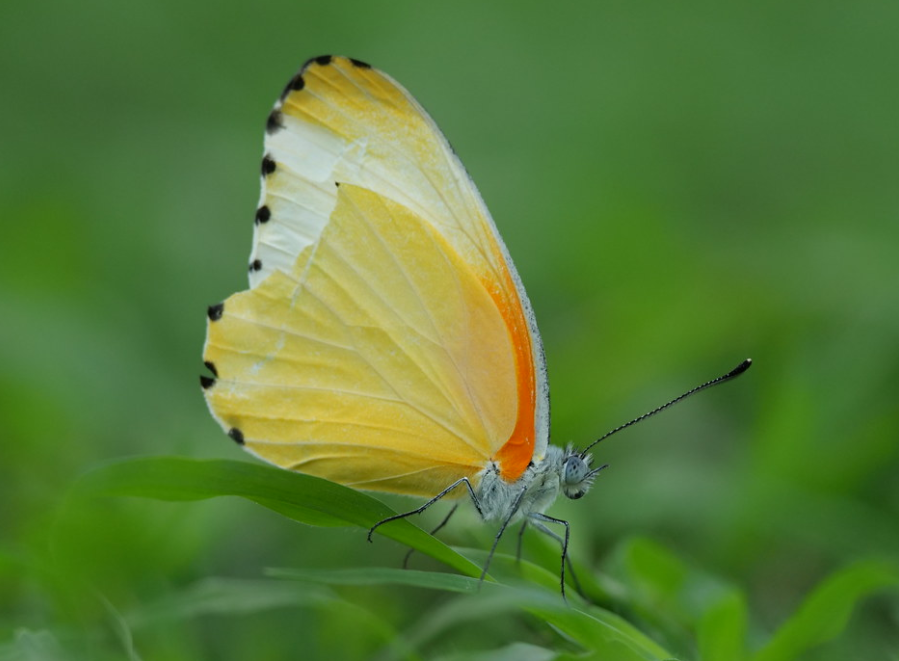
#> input picture sample.png, 899 x 661 px
$ jupyter execute changecolor.ipynb
#> lines starting #> are read from the running program, lines starting #| are printed output that depends on the picture; after the words box and inside, x2 and y2 are one past the last pixel; in counts of white or black regions, pixels touching at a corner belong together
[cell 1]
import numpy as np
import cv2
import matplotlib.pyplot as plt

img2 = cv2.imread('sample.png')
#> img2 is the input picture: shape (661, 899, 3); mean B, G, R 56, 123.8, 88.3
img_hsv=cv2.cvtColor(img2, cv2.COLOR_BGR2HSV)
#> img_hsv: shape (661, 899, 3); mean H, S, V 48.2, 145, 125.8

[cell 2]
# lower mask (0-10)
lower_red = np.array([50,50,0])
upper_red = np.array([255,255,50])
mask0 = cv2.inRange(img_hsv, lower_red, upper_red)
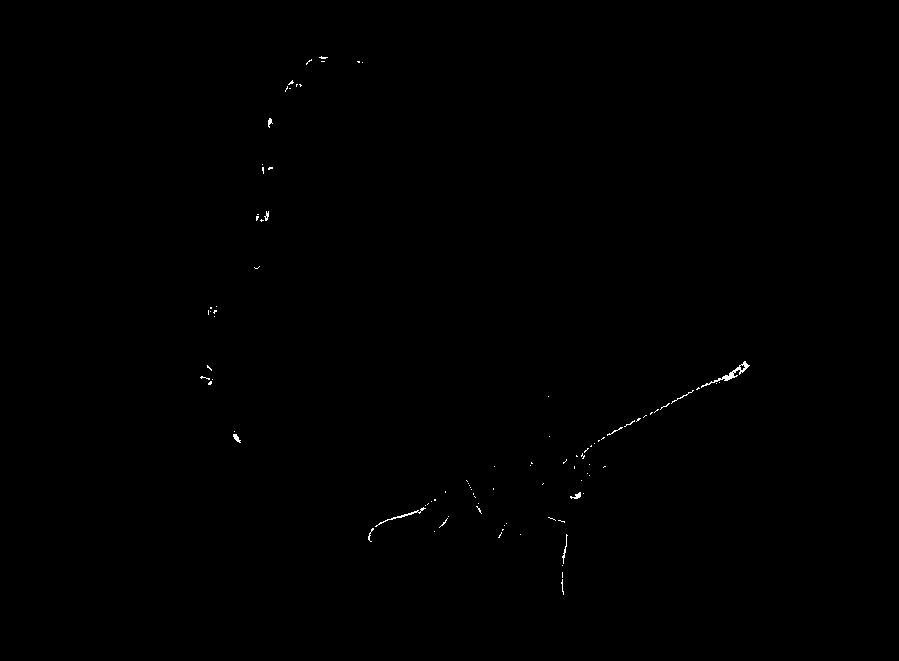
#> mask0: shape (661, 899); 0.16% white in thin lines or dots, all inside (x1, y1, x2, y2) = (200, 56, 750, 595)

# upper mask (170-180)
lower_red = np.array([50,50,50])
upper_red = np.array([255,255,180])
mask1 = cv2.inRange(img_hsv, lower_red, upper_red)
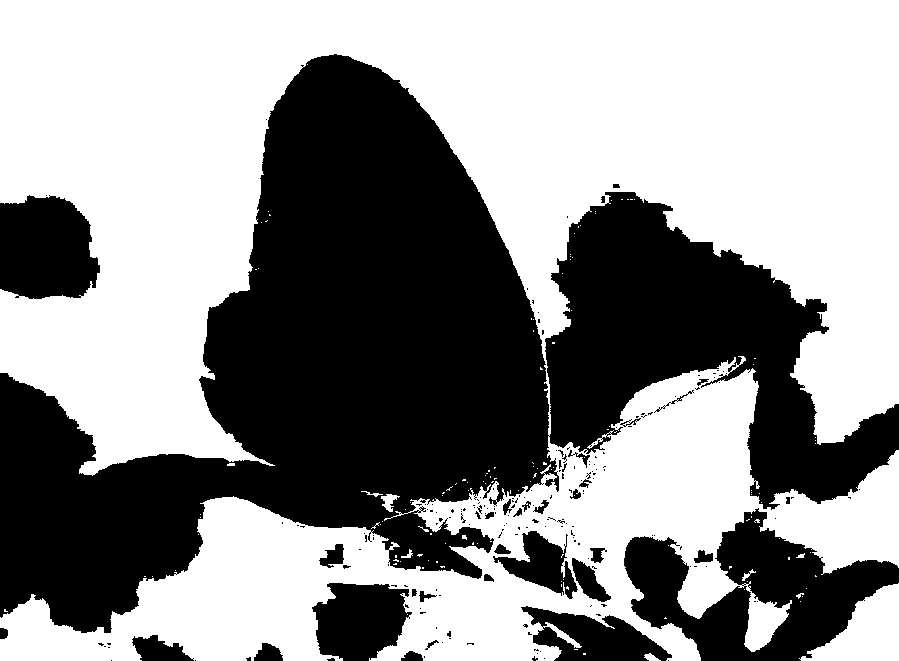
#> mask1: shape (661, 899); 57.2% white; 199 black regions (165 under 20 px), largest, box (x1, y1, x2, y2) and area: (0, 54, 899, 633) 207728, (624, 508, 899, 661) 20074, (0, 195, 100, 299) 8616

# join my masks
mask = mask0+mask1

output_img = img2.copy()
output_img[np.where(mask!=0)] = [125, 50, 50]
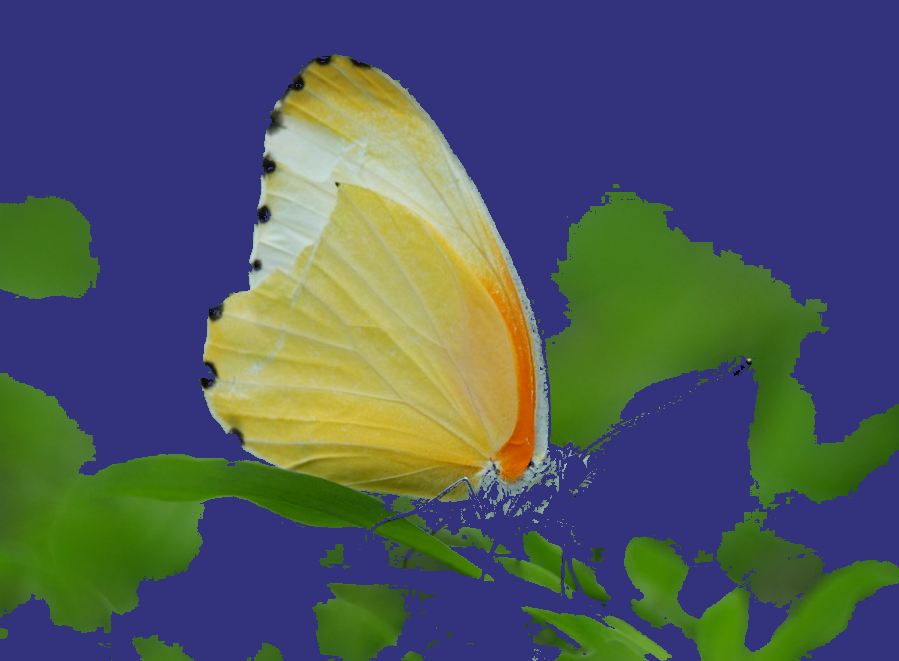
#> output_img: shape (661, 899, 3); mean B, G, R 95.3, 87.8, 77.3


plt.imshow(img2)

plt.title('Original')
plt.show()

plt.imshow(output_img)

plt.title('After')
plt.show()

$ run again, with changecolorpixel.png copied over sample.png
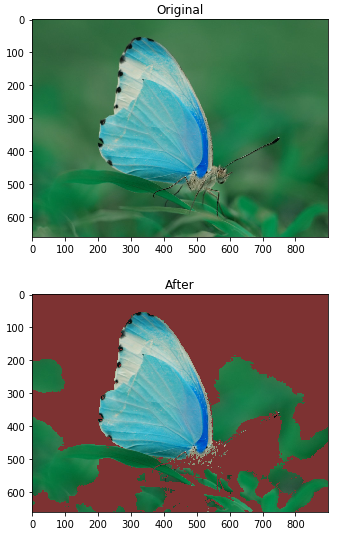
#> input picture changecolorpixel.png, 360 x 541 px
#> img2 is the input picture: shape (541, 360, 3); mean B, G, R 137.3, 152.5, 132.5
#> img_hsv: shape (541, 360, 3); mean H, S, V 35, 100.6, 167.9
#> `mask0 = cv2.inRange(img_hsv, lower_red, upper_red)`:
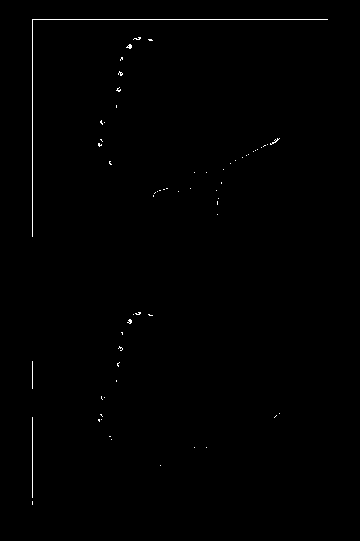
#> mask0: shape (541, 360); 0.45% white in thin lines or dots, all inside (x1, y1, x2, y2) = (32, 19, 328, 505)
#> mask1: shape (541, 360); 37.4% white; 248 white regions (219 under 20 px), largest, box (x1, y1, x2, y2) and area: (33, 20, 328, 237) 53264, (33, 417, 201, 503) 6005, (211, 357, 328, 462) 5581
#> `output_img[np.where(mask!=0)] = [125, 50, 50]`:
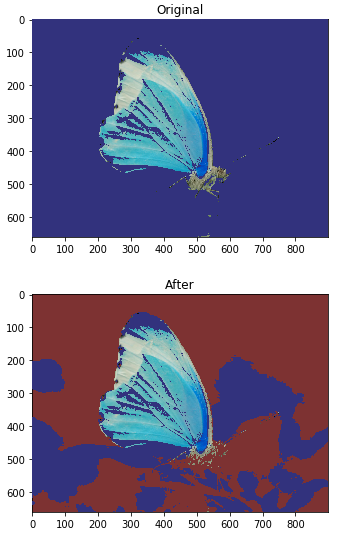
#> output_img: shape (541, 360, 3); mean B, G, R 156.7, 127.7, 135.2
